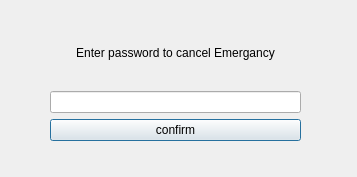
<?xml version="1.0" encoding="UTF-8"?>
<ui version="4.0">
 <class>Emergency_Dialog</class>
 <widget class="QDialog" name="Emergency_Dialog">
  <property name="geometry">
   <rect>
    <x>0</x>
    <y>0</y>
    <width>357</width>
    <height>177</height>
   </rect>
  </property>
  <property name="windowTitle">
   <string>Dialog</string>
  </property>
  <widget class="QWidget" name="verticalLayoutWidget">
   <property name="geometry">
    <rect>
     <x>50</x>
     <y>20</y>
     <width>251</width>
     <height>121</height>
    </rect>
   </property>
   <layout class="QVBoxLayout" name="verticalLayout">
    <item>
     <widget class="QLabel" name="label">
      <property name="layoutDirection">
       <enum>Qt::LeftToRight</enum>
      </property>
      <property name="text">
       <string>Enter password to cancel Emergancy</string>
      </property>
      <property name="alignment">
       <set>Qt::AlignCenter</set>
      </property>
     </widget>
    </item>
    <item>
     <widget class="QLineEdit" name="lineEdit"/>
    </item>
    <item>
     <widget class="QPushButton" name="pushButton">
      <property name="text">
       <string>confirm</string>
      </property>
     </widget>
    </item>
   </layout>
  </widget>
  <widget class="QLabel" name="label_2">
   <property name="geometry">
    <rect>
     <x>300</x>
     <y>-30</y>
     <width>201</width>
     <height>81</height>
    </rect>
   </property>
   <property name="text">
    <string> </string>
   </property>
  </widget>
 </widget>
 <resources/>
 <connections/>
</ui>
